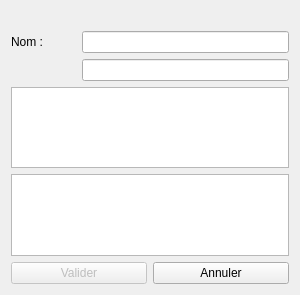
<?xml version="1.0" encoding="UTF-8"?>
<ui version="4.0">
 <class>F_PopUpCLESTTEM</class>
 <widget class="QWidget" name="F_PopUpCLESTTEM">
  <property name="geometry">
   <rect>
    <x>0</x>
    <y>0</y>
    <width>300</width>
    <height>295</height>
   </rect>
  </property>
  <property name="windowTitle">
   <string>Lud'Open</string>
  </property>
  <property name="windowIcon">
   <iconset resource="ImagesIcones.qrc">
    <normaloff>:/IconeLO.png</normaloff>:/IconeLO.png</iconset>
  </property>
  <layout class="QGridLayout" name="gridLayout_2">
   <item row="0" column="0">
    <layout class="QGridLayout" name="GL">
     <item row="3" column="0">
      <widget class="QLabel" name="Lb_CLESTTEM">
       <property name="text">
        <string>Nom :</string>
       </property>
      </widget>
     </item>
     <item row="7" column="0" colspan="4">
      <widget class="QTableView" name="TbV_CLESTTEM">
       <property name="selectionMode">
        <enum>QAbstractItemView::SingleSelection</enum>
       </property>
       <property name="selectionBehavior">
        <enum>QAbstractItemView::SelectRows</enum>
       </property>
      </widget>
     </item>
     <item row="6" column="0" colspan="4">
      <widget class="QTextEdit" name="TE_CLESTTEM"/>
     </item>
     <item row="0" column="0" colspan="4">
      <widget class="QLabel" name="Lb_TitreFenetre">
       <property name="font">
        <font>
         <weight>75</weight>
         <bold>true</bold>
        </font>
       </property>
       <property name="text">
        <string/>
       </property>
      </widget>
     </item>
     <item row="1" column="0" colspan="4">
      <spacer name="VS_2">
       <property name="orientation">
        <enum>Qt::Vertical</enum>
       </property>
       <property name="sizeType">
        <enum>QSizePolicy::Expanding</enum>
       </property>
       <property name="sizeHint" stdset="0">
        <size>
         <width>10</width>
         <height>10</height>
        </size>
       </property>
      </spacer>
     </item>
     <item row="5" column="0">
      <widget class="QLabel" name="Lb_Autres">
       <property name="text">
        <string/>
       </property>
      </widget>
     </item>
     <item row="8" column="0" colspan="4">
      <spacer name="VS">
       <property name="orientation">
        <enum>Qt::Vertical</enum>
       </property>
       <property name="sizeType">
        <enum>QSizePolicy::Expanding</enum>
       </property>
       <property name="sizeHint" stdset="0">
        <size>
         <width>10</width>
         <height>10</height>
        </size>
       </property>
      </spacer>
     </item>
     <item row="3" column="1" colspan="3">
      <widget class="QLineEdit" name="LE_CLESTTEM"/>
     </item>
     <item row="5" column="1" colspan="3">
      <widget class="QLineEdit" name="LE_Autres"/>
     </item>
     <item row="9" column="0" colspan="4">
      <layout class="QHBoxLayout" name="horizontalLayout_2">
       <item>
        <widget class="QPushButton" name="Bt_Valider">
         <property name="enabled">
          <bool>false</bool>
         </property>
         <property name="text">
          <string>Valider</string>
         </property>
         <property name="checkable">
          <bool>false</bool>
         </property>
        </widget>
       </item>
       <item>
        <widget class="QPushButton" name="Bt_Annuler">
         <property name="text">
          <string>Annuler</string>
         </property>
        </widget>
       </item>
      </layout>
     </item>
    </layout>
   </item>
  </layout>
 </widget>
 <resources>
  <include location="ImagesIcones.qrc"/>
 </resources>
 <connections/>
</ui>
